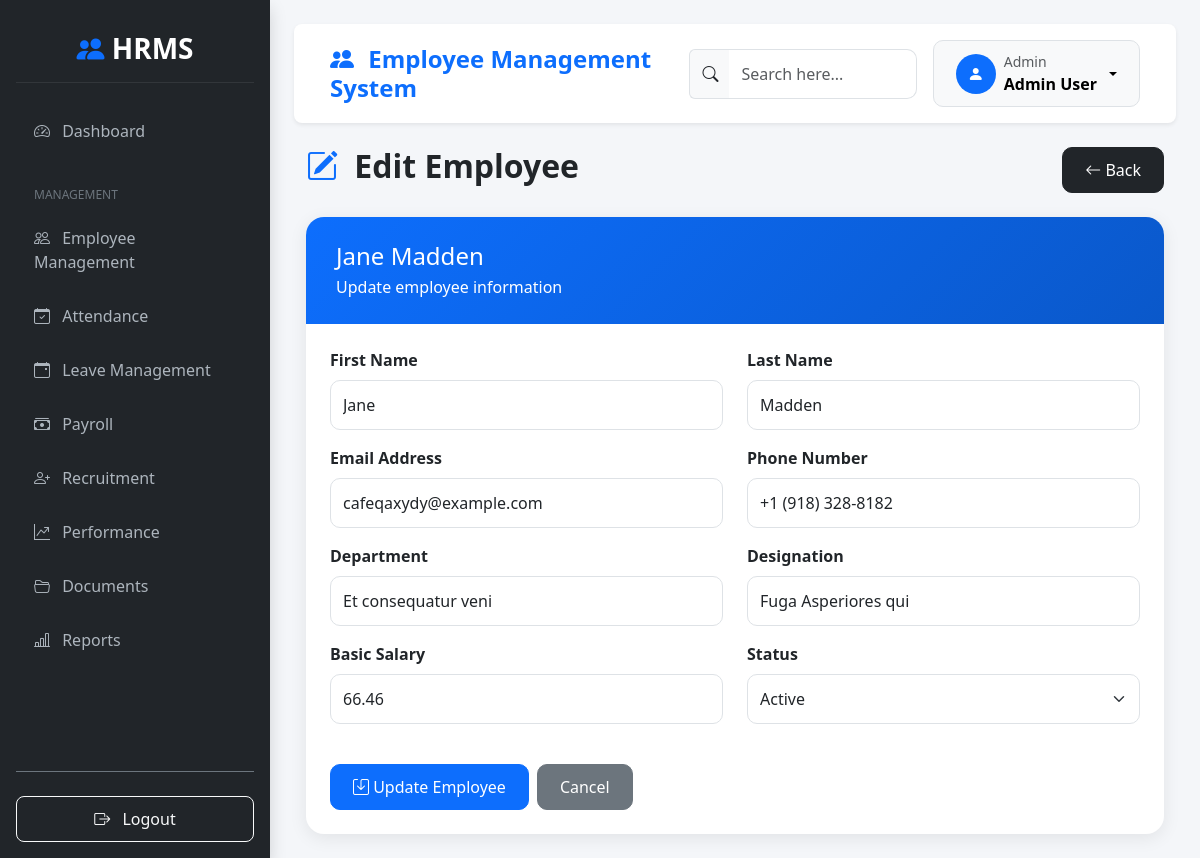
The page /project/modules/employees/edit?id=1 (signed in) on the database its author committed.
### tables this page shows
CREATE TABLE `employees` (
  `id` int(11) NOT NULL,
  `employee_code` varchar(50) NOT NULL,
  `first_name` varchar(100) NOT NULL,
  `last_name` varchar(100) NOT NULL,
  `gender` enum('male','female','other') DEFAULT NULL,
  `dob` date DEFAULT NULL,
  `phone` varchar(20) DEFAULT NULL,
  `alternate_phone` varchar(20) DEFAULT NULL,
  `email` varchar(100) DEFAULT NULL,
  `address` text DEFAULT NULL,
  `city` varchar(100) DEFAULT NULL,
  `state` varchar(100) DEFAULT NULL,
  `pincode` varchar(20) DEFAULT NULL,
  `department` varchar(100) DEFAULT NULL,
  `designation` varchar(100) DEFAULT NULL,
  `joining_date` date DEFAULT NULL,
  `employment_type` varchar(50) DEFAULT NULL,
  `profile_photo` varchar(255) DEFAULT NULL,
  `basic_salary` decimal(10,2) DEFAULT NULL,
  `status` enum('active','inactive') DEFAULT 'active',
  `created_at` timestamp NOT NULL DEFAULT current_timestamp()
);

### project/modules/employees/edit.php (the view, shortened to what this page needs)
<?php
require_once '../../common/config.php';
$id = intval($_GET['id']);
$getEmployee = $conn->query("SELECT * FROM employees WHERE id='$id'");
$employee = $getEmployee->fetch_assoc();
?>
<?php include '../../common/header.php'; ?>
<div class="main-container d-flex">
    <?php include '../../common/sidebar.php'; ?>
    <div class="content-area flex-grow-1 p-4">
        <?php include '../../common/navbar.php'; ?>
        <div class="container-fluid">
            <div class="d-flex justify-content-between align-items-center mb-4">
                <h2 class="fw-bold">
                    <i class="bi bi-pencil-square text-primary me-2"></i>
                    Edit Employee
                </h2>
                <a href="list.php" class="btn btn-dark">
                    <i class="bi bi-arrow-left"></i> Back
                </a>
            </div>
            <div class="edit-card">
                <div class="edit-header">
                    <h4 class="mb-1">
                        <?php echo $employee['first_name'].' '.$employee['last_name']; ?>
                    </h4>
                    <p class="mb-0">
                        Update employee information
                    </p>
                </div>
                <div class="card-body p-4">
                    <form method="POST">
                        <div class="row">
                            <div class="col-md-6 mb-3">
                                <label class="form-label">
                                    First Name
                                </label>
                                <input type="text"
                                       name="first_name"
                                       class="form-control"
                                       value="<?php echo $employee['first_name']; ?>"
                                       required>
                            </div>
                            <div class="col-md-6 mb-3">
                                <label class="form-label">
                                    Last Name
                                </label>
                                <input type="text"
                                       name="last_name"
                                       class="form-control"
                                       value="<?php echo $employee['last_name']; ?>"
                                       required>
                            </div>
                            <div class="col-md-6 mb-3">
                                <label class="form-label">
                                    Email Address
                                </label>
                                <input type="email"
                                       name="email"
                                       class="form-control"
                                       value="<?php echo $employee['email']; ?>">
                            </div>
                            <div class="col-md-6 mb-3">
                                <label class="form-label">
                                    Phone Number
                                </label>
                                <input type="text"
                                       name="phone"
                                       class="form-control"
                                       value="<?php echo $employee['phone']; ?>">
                            </div>
                            <div class="col-md-6 mb-3">
                                <label class="form-label">
                                    Department
                                </label>
                                <input type="text"
                                       name="department"
                                       class="form-control"
                                       value="<?php echo $employee['department']; ?>">
                            </div>
                            <div class="col-md-6 mb-3">
                                <label class="form-label">
                                    Designation
                                </label>
                                <input type="text"
                                       name="designation"
                                       class="form-control"
                                       value="<?php echo $employee['designation']; ?>">
                            </div>
                            <div class="col-md-6 mb-3">
                                <label class="form-label">
                                    Basic Salary
                                </label>
                                <input type="number"
                                       step="0.01"
                                       name="basic_salary"
                                       class="form-control"
                                       value="<?php echo $employee['basic_salary']; ?>">
                            </div>
                            <div class="col-md-6 mb-3">
                                <label class="form-label">
                                    Status
                                </label>
                                <select name="status" class="form-select">
                                    <option value="active"
                                        <?php if($employee['status'] == 'active') echo 'selected'; ?>>
                                        Active
                                    </option>
                                </select>
                            </div>
                        </div>
                        <div class="mt-4 d-flex gap-2">
                            <button type="submit" class="btn btn-primary">
                                <i class="bi bi-save"></i>
                                Update Employee
                            </button>
                            <a href="list.php" class="btn btn-secondary">
                                Cancel
                            </a>
                        </div>
                    </form>
                </div>
            </div>
        </div>
    </div>
</div>
<?php include '../../common/footer.php'; ?>

### project/common/header.php (style rules this page uses)
body { background-color: #f4f6f9; }
.main-container { display: flex; }
.content-area { flex: 1; padding: 20px; }
.form-control { border-radius: 8px; }
.btn-primary { border-radius: 8px; padding: 10px 25px; }

### project/modules/employees/edit.php (style rules this page uses)
.edit-card { border: none; border-radius: 18px; overflow: hidden; box-shadow: 0 4px 18px rgba(0,0,0,0.08); background: #fff; }
.edit-header { background: linear-gradient(135deg, #0d6efd, #0a58ca); padding: 25px 30px; color: #fff; }
.form-control, .form-select { border-radius: 10px; padding: 12px; }
.form-label { font-weight: 600; margin-bottom: 8px; }
.btn { border-radius: 10px; padding: 10px 22px; }

### rows shown on the page
employees: first_name "Jane", last_name "Madden", email "cafeqaxydy@example.com", phone "+1 (918) 328-8182", department "Et consequatur veni", designation "Fuga Asperiores qui", basic_salary "66.46", status "Active"

### other values the page prints
$user_role "Admin"
$user_name "Admin User"
